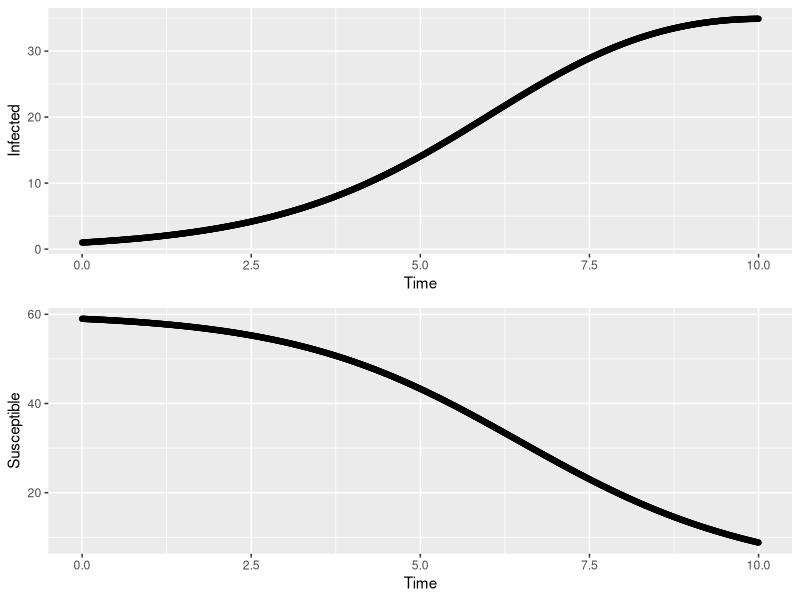
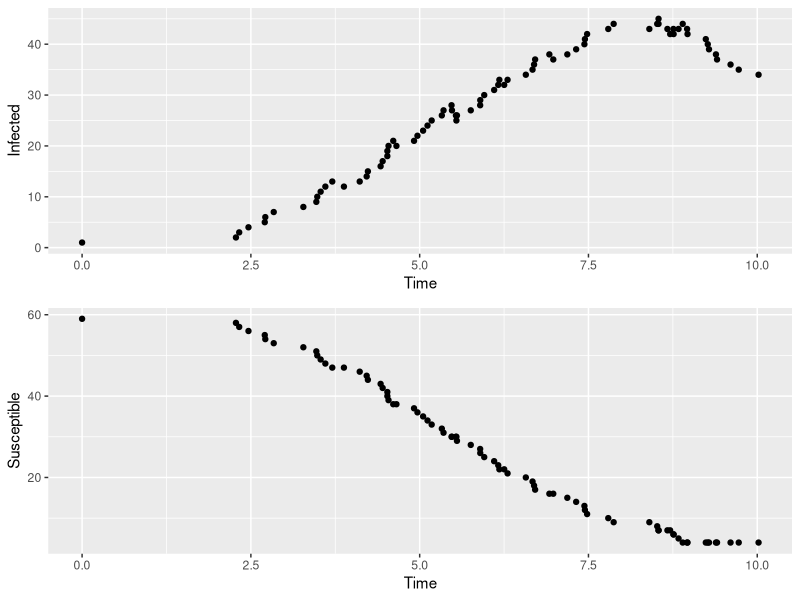

The R script that drew these images, in order:
## ---- chunk 1
require(ggplot2)

endTime = 10

parameters <- c(
  beta = 0.7,
  gamma = 0.1,
  N = 60
)

initial <- c(
  S = 59,
  I = 1
)
## ---- chunk 2
require(ggplot2)
library(deSolve)
library(ggplot2)
library(gridExtra)  # install.packages("gridExtra")

state <- c(
  X = log(initial[["S"]]),
  Y = log(initial[["I"]])
)

Infection <- function(t, state, parameters) {
  with(as.list(c(state, parameters)),{
    dX <- -beta * exp(Y) / N
    dY <- beta * exp(X) / N - gamma
    list(c(dX, dY))
  })
}

times <- seq(0, endTime, by=0.01)
out <- ode(y=state, times=times, func=Infection, parms=parameters)

infected <- exp(out[, "Y"])
susceptible <- exp(out[, "X"])

combined <- list(times = times, infected = infected)
dfInfected = as.data.frame(do.call(cbind, combined))

InfectedPlot <- ggplot(dfInfected, aes(x = times, y = infected)) +
          geom_point() +
          labs(x = "Time", y = "Infected")

combined <- list(times = times, susceptible = susceptible)

dfSusceptible = as.data.frame(do.call(cbind, combined))
SusceptiblePlot <- ggplot(dfInfected, aes(x = times, y = susceptible)) +
          geom_point() +
          labs(x = "Time", y = "Susceptible")

grid.arrange(InfectedPlot, SusceptiblePlot, nrow = 2)
# 
# par(mfrow=c(1,2), mar=c(5,4,0,0), oma=c(1,0,3,0))
# plot(out[, "time"], lapply(out[, "Y"], exp), xlab="t", ylab="I")
# plot(out[, "time"], lapply(out[, "X"], exp), xlab="t", ylab="S")
## ---- chunk 3
require(ggplot2)
library(ggplot2)
library(gridExtra)
times <- c(
  0
)

current_time <-  0
next_T <-  0

beta = parameters[["beta"]]
gamma = parameters[["gamma"]]
N = parameters[["N"]]

S <-  c(initial[["S"]])
I <-  c(initial[["I"]])
R <-  c(0)

# for loop
while (current_time < endTime){
    latest_S <- tail(S,1)[1]
    latest_I <- tail(I,1)[1]
    latest_R <- tail(R,1)[1]
    next_T <- rexp(1, beta * latest_S * latest_I / N + gamma * latest_I)
    U <- runif(1)
    if (latest_I <= 0){
      # This means the virus died
      S <-  c(S, latest_S)
      I <- c(I, latest_I)
      R <- c(R, latest_R)
      times <- c(times, endTime)
      break
    }
    else if (U < (beta * latest_S / N) / (beta * latest_S / N + gamma)) {
      S <- c(S, latest_S - 1)
      I <- c(I,latest_I + 1)
      R <- c(R, latest_R)
    }
    else {
      S <- c(S, latest_S)
      I <- c(I,latest_I - 1)
      R <- c(R, latest_R + 1)
    }
    times <- c(times,current_time + next_T)
    current_time = tail(times, 1)[1]
}
# print(times)
# print(I)

combined <- list(times = times, I = I)
# print(combined)


dfInfected = as.data.frame(do.call(cbind, combined))

InfectedPlot <- ggplot(dfInfected, aes(x = times, y = I)) +
          geom_point() +
          labs(x = "Time", y = "Infected")


combined <- list(times = times, S = S)
dfSusceptible = as.data.frame(do.call(cbind, combined))

SusceptiblePlot <- ggplot(dfSusceptible, aes(x = times, y = S)) +
          geom_point() +
          labs(x = "Time", y = "Susceptible")

grid.arrange(InfectedPlot, SusceptiblePlot, nrow = 2)
